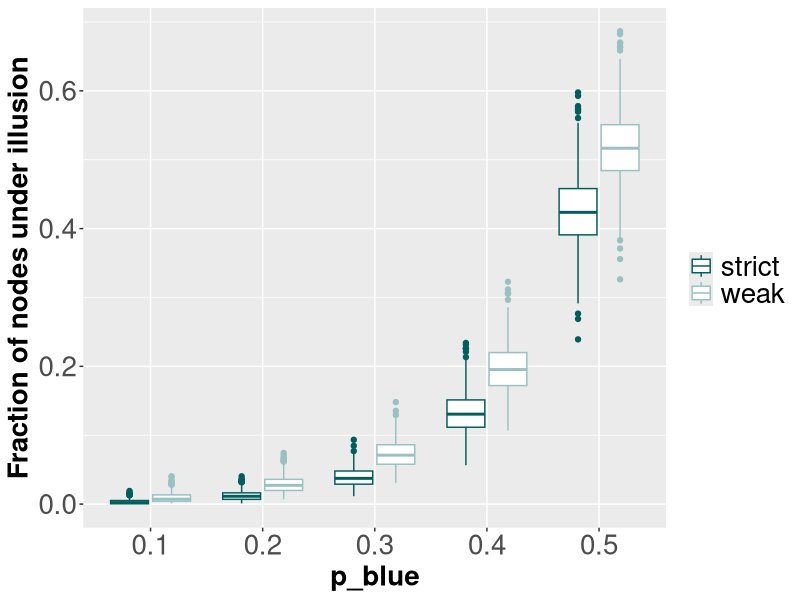
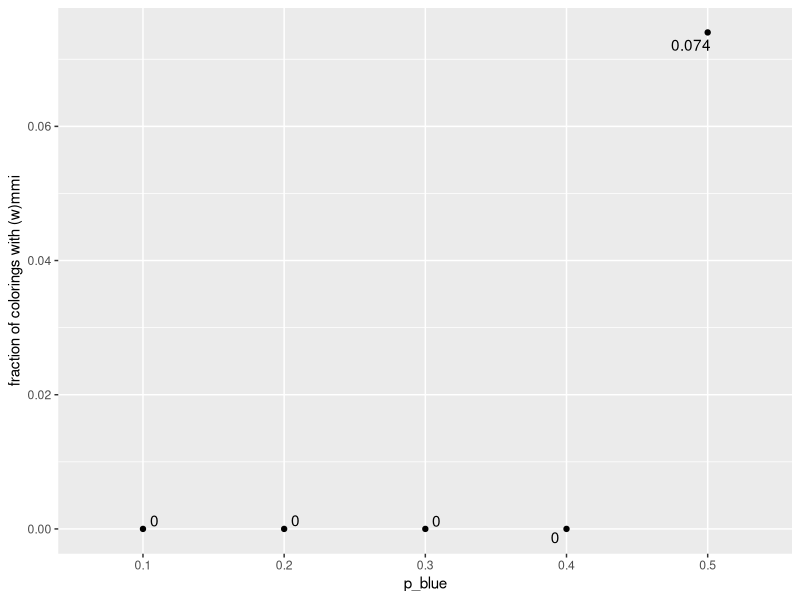
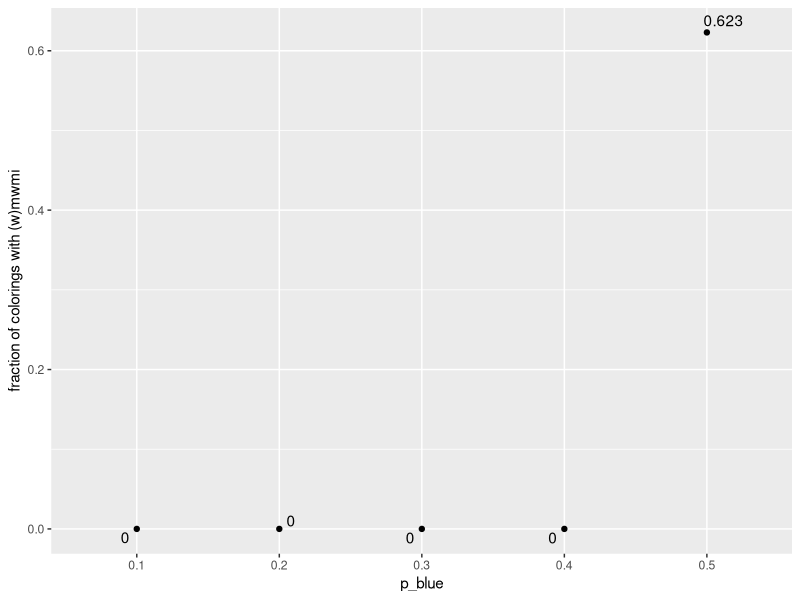
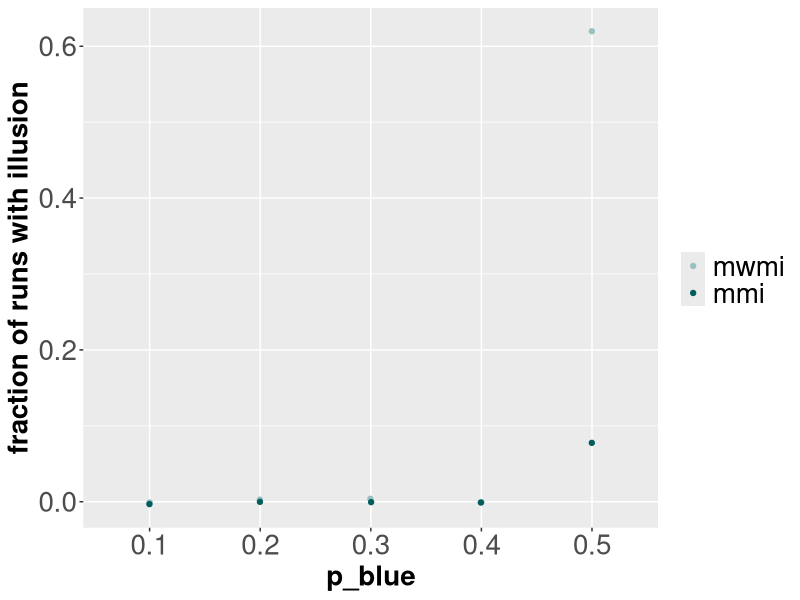

The R source for these figures, in order:
# Code for data analysis of the paper 'On the Graph Theory of Majority Illusions: Theoretical Results and Computational Experiments'
# Authors: Maaike Venema-Los (University of Groningen, m.d.los@rug.nl), Zoé Christoff, and Davide Grossi.

library(ggplot2)
library(ggrepel) # For labeling the points in a scatter plot

df_fb <-  read.csv("FB_data.csv", header = TRUE, sep = ';')
df_fb$p_blue <- factor(df_fb$p_blue)

### Fraction of nodes under  illusion: 

# First create dataframe with the data for strict and weak illusions combined:
df_fb_combined_weak <- df_fb
df_fb_combined_strict <- df_fb
df_fb_combined_weak$combined <- 'weak'
df_fb_combined_strict$combined <- 'strict'
df_fb_combined <- rbind(df_fb_combined_weak, df_fb_combined_strict)
rm(df_fb_combined_strict)
rm(df_fb_combined_weak)
df_fb_combined$nr_nodes_ill <- df_fb_combined$nr_nodes_str_ill
df_fb_combined$nr_nodes_ill <- replace(df_fb_combined$nr_nodes_ill, df_fb_combined$combined == 'weak', df_fb_combined$nr_nodes_weak_ill)

# Plot the boxplots of the fraction of nodes under strict/weak illusion, for every value of p_blue.
ggplot(df_fb_combined, aes(x=p_blue, y = nr_nodes_ill/4039, color = combined)) + 
  geom_boxplot() + 
  scale_y_continuous(name = "Fraction of nodes under illusion") +
  scale_x_discrete(name = "p_blue") +
  scale_colour_manual("", 
                      breaks = c("strict", "weak"),
                      values = c( "#045D5D", "#99C1C1"))+
  theme(axis.text=element_text(size=20),
        axis.title=element_text(size=20,face="bold"),
        legend.text = element_text(size = 20))

### Fraction of runs with majority-majority-illusion:

# First make a new column with the mmi values we want to measure 1 and the rest 0:
# Note: any(df_fb=='wmmi') and any(df_fb=='wmwmi') give 'FALSE', which is because the number of nodes is odd: any weak majority-(weak)-maj illusion is necessarily a strict one.
#mmi
df_fb$mmi <- replace(df_fb$mi,  df_fb$mi == 'mmi', 1)
df_fb$mmi <- replace(df_fb$mmi, df_fb$mmi == 'no_strict', 0)
df_fb<-transform(df_fb, mmi = as.numeric((mmi)))
averages_fb_mmi <- aggregate(mmi ~   p_blue, data = df_fb, FUN = mean, na.rm = TRUE)
ggplot(averages_fb_mmi, aes(x=p_blue, y=mmi)) + 
  geom_point() + 
  geom_text_repel(aes(label = mmi)) +
  scale_y_continuous(name = "fraction of colorings with (w)mmi") +
  scale_x_discrete(name = "p_blue") 

#mwmi
df_fb$mwmi <- replace(df_fb$wmi, df_fb$wmi == 'mwmi', 1)
df_fb $mwmi <- replace(df_fb$mwmi, df_fb$mwmi == 'no_weak', 0)
df_fb<-transform(df_fb, mwmi = as.numeric((mwmi)))
averages_fb_mwmi <- aggregate(mwmi ~   p_blue, data = df_fb, FUN = mean, na.rm = TRUE)
ggplot(averages_fb_mwmi, aes(x=p_blue, y=mwmi)) + 
  geom_point() + 
  geom_text_repel(aes(label = mwmi)) +
  scale_y_continuous(name = "fraction of colorings with (w)mwmi") +
  scale_x_discrete(name = "p_blue") 

#combined plot of (w)mwmi and (w)mmi :
ggplot(averages_fb_mwmi, aes(x=p_blue)) +
  geom_point(aes(y=mwmi, colour = "mwmi" ), position= position_jitter(h=0.005,w=0.005)) + 
  geom_point(aes(y = averages_fb_mmi$mmi, colour = "mmi" ), position= position_jitter(h=0.005,w=0.005)) +
  scale_colour_manual("", 
                      breaks = c("mwmi",  "mmi"),
                      values = c('#99C1C1', "#045D5D")) +
  scale_y_continuous(name = "fraction of runs with illusion") +
  scale_x_discrete(name = "p_blue") +
  theme(axis.text=element_text(size=20),
        axis.title=element_text(size=20,face="bold"),
        legend.text = element_text(size = 20)) 

# Add a column with the number of nodes that have weak but not strict illusion (these can only be the even nodes):
df_fb<- transform(df_fb, nr_nodes_only_weak = df_fb$nr_nodes_weak_ill - df_fb$nr_nodes_str_ill)
# Add a column with the fraction of even nodes under weak illusion:
df_fb <- transform(df_fb, even_nodes_weak_illusion = df_fb$nr_nodes_only_weak/2018)

max(df_fb$nr_nodes_only_weak)
#457
mean(df_fb[df_fb$p_blue == 0.5,]$even_nodes_weak_illusion)
#0.1859163

#Count exact number of mmi for p_blue = 0.5:
sum(df_fb[df_fb$p_blue == 0.5,]$mmi)
# 74
#Count exact number of mwmi for p_blue = 0.5:
sum(df_fb[df_fb$p_blue == 0.5,]$mwmi)
# 623


